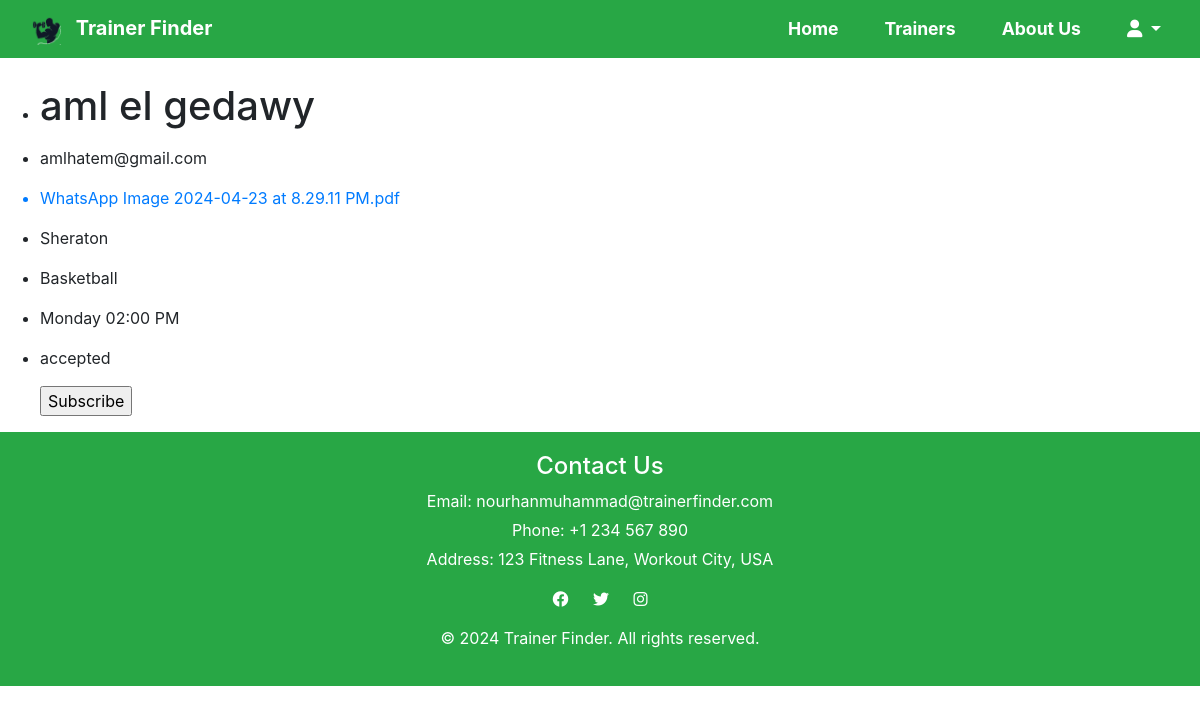
Page /Views/Trainers/index.php on the earlier database version.
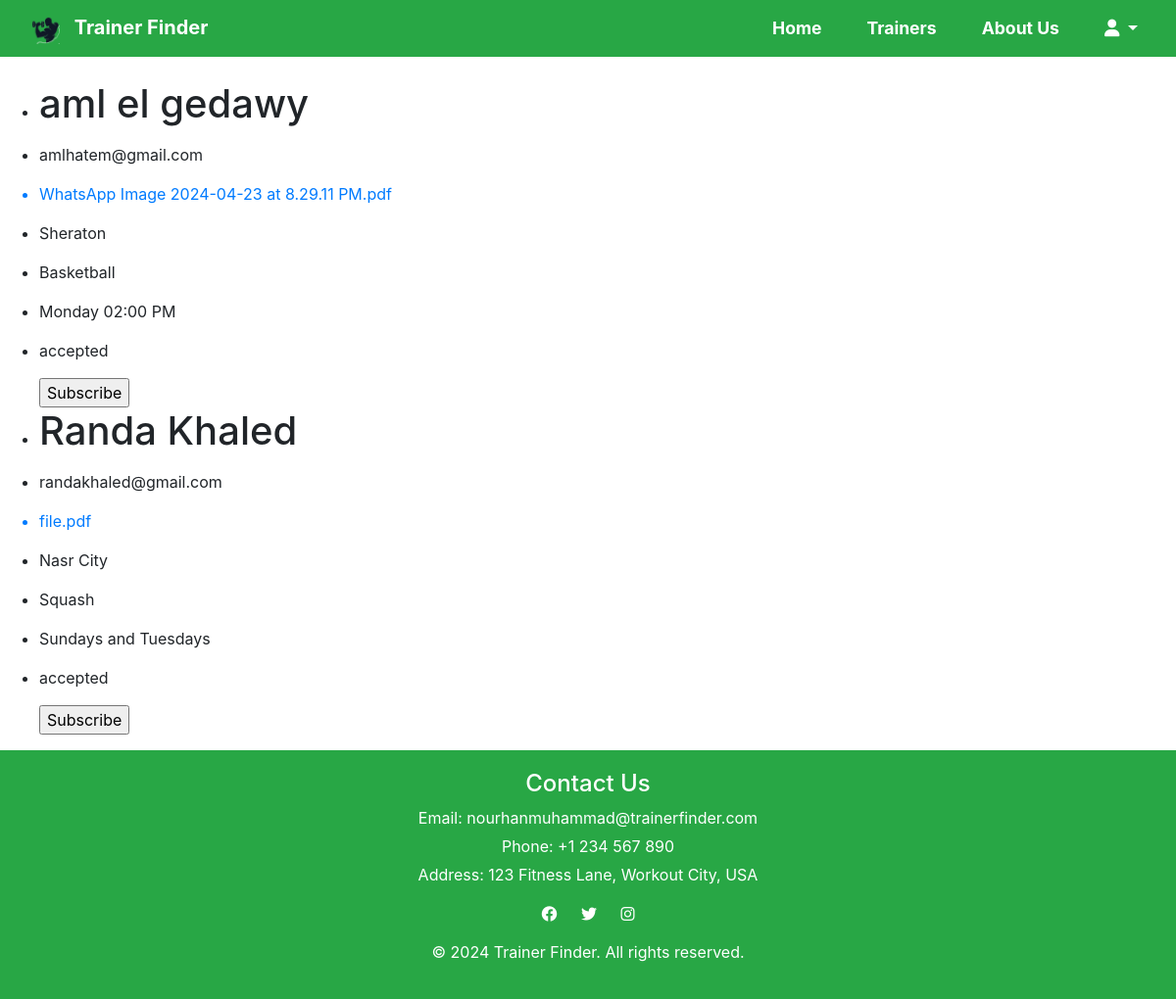
Same page on the later database version.
### tables this page shows
CREATE TABLE `accepted_trainers` (
  `id` int(11) NOT NULL,
  `user_id` int(11) DEFAULT NULL,
  `username` varchar(255) DEFAULT NULL,
  `email` varchar(255) DEFAULT NULL,
  `certificate` varchar(255) DEFAULT NULL,
  `location` varchar(255) DEFAULT NULL,
  `sport` varchar(255) DEFAULT NULL,
  `day_time` varchar(255) DEFAULT NULL,
  `state` varchar(255) DEFAULT NULL,
  `approved_at` datetime DEFAULT NULL,
  `reservations` text DEFAULT NULL
);

### Models/AcceptedTrainerModel.php (called while the page is built, shortened)
<?php
class AcceptedTrainerModel implements Model
{
    public static function getAll(): array|null
    {
        $trainers = [];
        $conn = Database::getInstance()->getConnection();
        $query = "SELECT * FROM accepted_trainers";
        $result = $conn->query($query);
        if ($result && $result->num_rows > 0) {
            while ($row = $result->fetch_assoc()) {
                $trainers[] = $row;
            }
            return $trainers;
        }
        return null;
    }
}

### Controllers/FinderController.php (called while the page is built, shortened)
<?php
require_once __DIR__ . "/../Models/AcceptedTrainerModel.php";
class FinderController
{
    public static function index()
    {
        $trainers = AcceptedTrainerModel::getAll();
        return $trainers;
    }
}

### Views/Trainers/index.php (the view, shortened to what this page needs)
<?php
require_once(__DIR__ . '/../../Controllers/FinderController.php');
include_once("../components/head.php");
?>
<body>
    <?php
    include_once("../components/nav.php");
    ?>
    <br>
    <?php
    $trainers = FinderController::index();
    ?>
    <?php if ($trainers): ?>
        <div>
            <ul>
                <?php foreach ($trainers as $tr): ?>
                    <form action="" method="post">
                        <li>
                            <h1>
                                <p><?= $tr['username'] ?></p>
                            </h1>
                        </li>
                        <li>
                            <p><?= $tr['email'] ?></p>
                        </li>
                        <a href=<?= __DIR__ . "/../../Assets/Uploads" . $tr["certificate"] ?>>
                            <li>
                                <p><?= $tr['certificate'] ?></p>
                            </li>
                        </a>
                        <li>
                            <p><?= $tr['location'] ?></p>
                        </li>
                        <li>
                            <p><?= $tr['sport'] ?></p>
                        </li>
                        <li>
                            <p><?= $tr['day_time'] ?></p>
                        </li>
                        <li>
                            <p><?= $tr['state'] ?></p>
                        </li>
                        <input type="submit" value="Subscribe" name="Subscribe" />
                    </form>
                <?php endforeach ?>
            </ul>
        </div>
    <?php else : ?>
        <p>No trainers found.</p>
    <?php endif ?>
    <?php include_once "../components/footer.php" ?>
</body>
</html>

Differences in the rows shown:
added accepted_trainers: username "Randa Khaled", email "randakhaled@gmail.com", certificate "file.pdf", location "Nasr City", sport "Squash", day_time "Sundays and Tuesdays", state "accepted"
